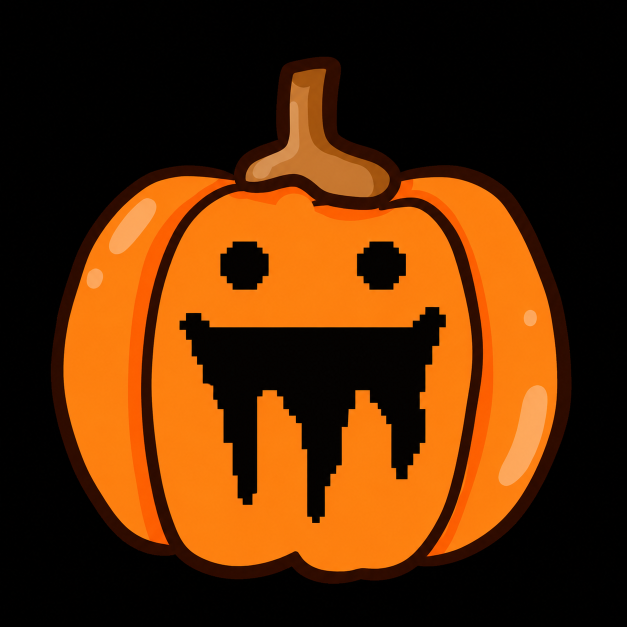
#> input picture EaglerXPumpkin.png, 1254 x 1254 px (shown at 1/2 size)
$ python prepare_motd_icon.py
#> lines starting #> are read from the running program, lines starting #| are printed output that depends on the picture
#!/usr/bin/env python3
"""Regenerate the embedded 64x64 MOTD icon from the repository logo (Pillow)."""
from pathlib import Path
from PIL import Image

root = Path(__file__).resolve().parents[1]
image = Image.open(root.parent / "EaglerXPumpkin.png").convert("RGBA")
image.thumbnail((64, 64), Image.Resampling.LANCZOS)
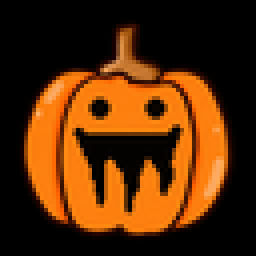
#> image: PIL image 64x64 RGBA (shown 4 times larger); mean R, G, B, A 86.9, 43.2, 6.3, 255
icon = Image.new("RGBA", (64, 64))
#> icon: PIL image 64x64 RGBA; every value is 0
icon.paste(image, ((64 - image.width) // 2, (64 - image.height) // 2))
icon.save(root / "crates/eaglerx-pumpkin/assets/motd-icon.png")
